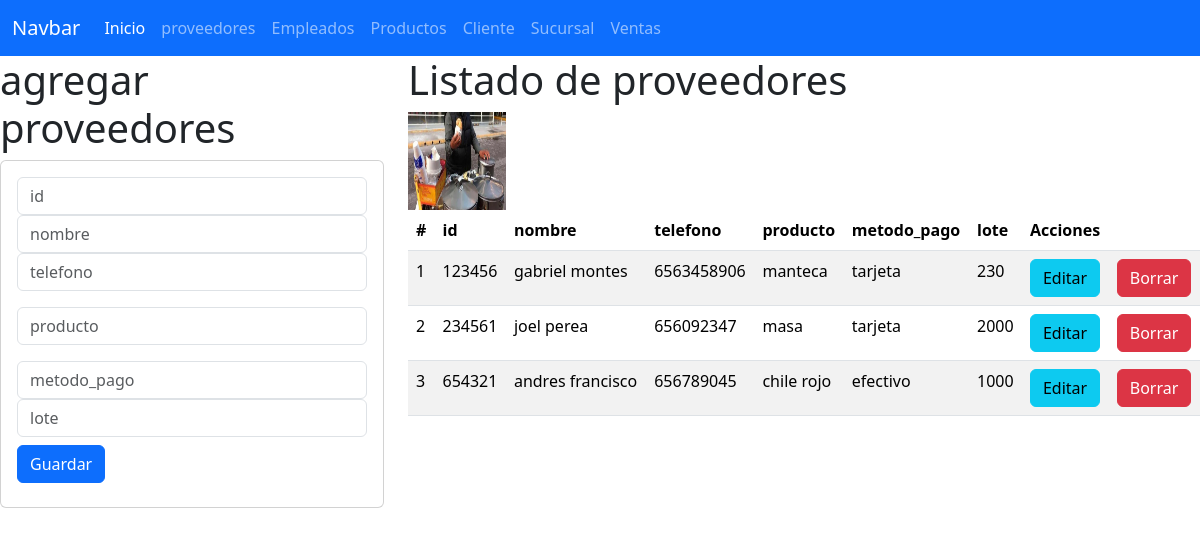
Screenshot of /inicio_vistaProveedor with the database file from the repository.
### Proveedores_app/models.py (models this page shows, shortened)
class Proveedor(models.Model):
    id_proveedor=models.IntegerField(primary_key=True)
    nombre=models.CharField(max_length=100)
    telefono= models.IntegerField()
    producto=models.CharField(max_length=100)
    metodo_pago=models.CharField(max_length=100)
    lote=models.CharField(max_length=100)

### Proveedores_app/views.py (the view)
# urls.py: path("inicio_vistaProveedor", views.inicio_vistaProveedor, name="inicio_vistaProveedor"),
def inicio_vistaProveedor(request):
    losproveedores=Proveedor.objects.all()
    return render(request,"gestionarProveedores.html",{"misproveedores":losproveedores})

### Proveedores_app/templates/gestionarProveedores.html
{% extends "base.html"%}
{% load static %}
{% block cuerpo %}
<div class="row">
<div class="col-sm-12 col-md-4 col-lg-4  col-xl-4">
    <h1>agregar proveedores</h1>
    <div class="card">
      <div class="card-body">
        <form action="/registrarProveedor/" method="POST"> {% csrf_token %}
          <div class="form-group">
            <input type="text" id="txtid_proveedor" name="txtid_proveedor" class="form-control" placeholder="id" minLenght="6" maxLenght="6" required>
          </div>
          <div class="form-group">
            <input type="text" id="txtnombre" name="txtnombre" class="form-control" placeholder="nombre" maxLenght="100" required>
          </div>
          <div class="form-group">
            <input type="text" id="numtelefono" name="numtelefono" class="form-control" placeholder="telefono" maxLenght="20" required>
          </div>
          <div class="form-group py-3">
            <input type="text" id="txtproducto" name="txtproducto" class="form-control" placeholder="producto" maxLenght="100" required>
          </div>
          <div class="form-group">
            <input type="text" id="txtmetodo_pago" name="txtmetodo_pago" class="form-control" placeholder="metodo_pago" maxLenght="100" required>
          </div>
          <div class="form-group">
            <input type="text" id="txtlote" name="txtlote" class="form-control" placeholder="lote" maxLenght="100" required>
          </div>
          <div class="form-group py-2">
          <button type="submit" class="btn btn-primary">Guardar</button>
          </div>
        </form>
      </div>
    </div>
</div>
<div class="col-sm-12 col-md-4 col-lg-8 col-xl-8">
    <h1>Listado de proveedores</h1>
    <img src="{% static "img/local.jpg" %}" alt="alexis" width="98" height="98">
    <div class="table-responsive">
        <table class="table table-striped">
            <thead>
              <tr>
                <th scope="col">#</th>
                <th scope="col">id</th>
                <th scope="col">nombre</th>
                <th scope="col">telefono</th>
                <th scope="col">producto</th>
                <th scope="col">metodo_pago</th>
                <th scope="col">lote</th>
                <th colspan="2">Acciones</th>
              </tr>
            </thead>
            <tbody>
            {% for m in misproveedores %}
            <tr>
                <td>{{forloop.counter}}</td>
                <td>{{m.id_proveedor}}</td>
                <td>{{m.nombre}}</td>
                <td>{{m.telefono}}</td>
                <td>{{m.producto}}</td>
                <td>{{m.metodo_pago}}</td>
                <td>{{m.lote}}</td>
                <td><a href="seleccionarProveedor/{{m.id_proveedor}}" class="btn btn-info">Editar</td>
                  <td><a href="borrarProveedor/{{m.id_proveedor}}" class="btn btn-danger">Borrar</td>
            </tr>
            {% endfor %}
            </tbody>
          </table>
</div>
{% endblock %}

### rows the page displays
Proveedor: id_proveedor "123456", nombre "gabriel montes", telefono "6563458906", producto "manteca", metodo_pago "tarjeta", lote "230"
Proveedor: id_proveedor "234561", nombre "joel perea", telefono "656092347", producto "masa", metodo_pago "tarjeta", lote "2000"
Proveedor: id_proveedor "654321", nombre "andres francisco", telefono "656789045", producto "chile rojo", metodo_pago "efectivo", lote "1000"
